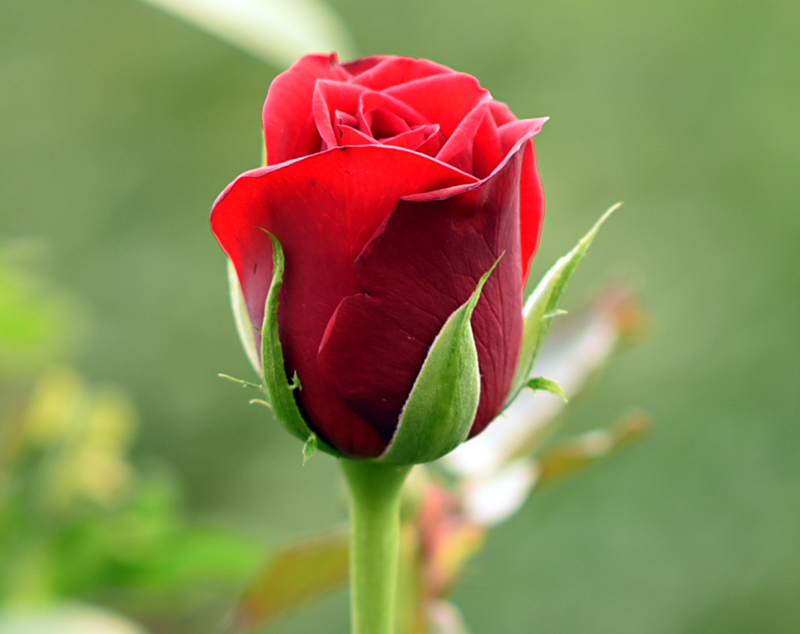
#> input picture Affine Transformation/1.jpg, 800 x 634 px
$ python 'Affine Transformation.py'
#> lines starting #> are read from the running program, lines starting #| are printed output that depends on the picture
from __future__ import print_function
import cv2 as cv
import numpy as np
import argparse


img = cv.imread('1.jpg',0)
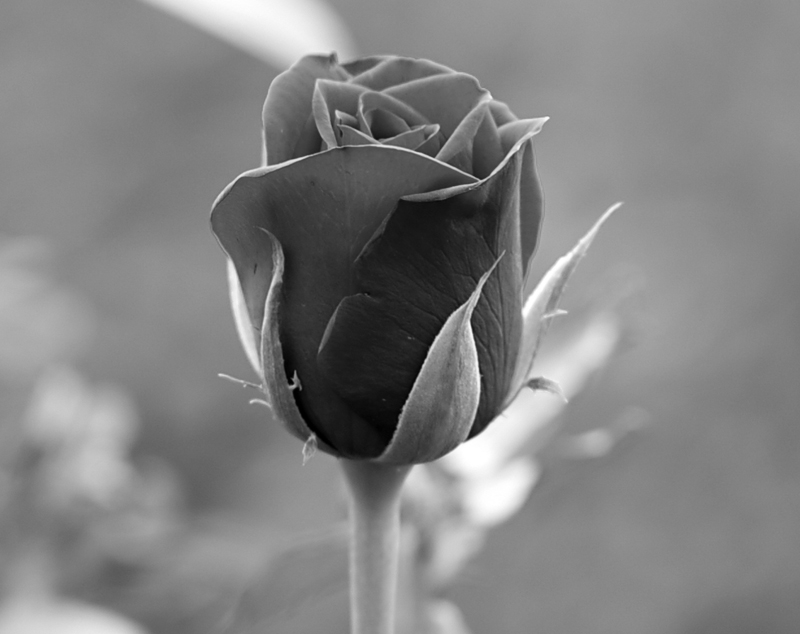
#> img: shape (634, 800); min 0, max 255, mean 130.2

rows = len(img)
#> rows = 634
cols = len(img[0])
#> cols = 800

array1 = np.float32([[0,0], [cols-1,0], [0,rows-1]])
#> array1 = [[0, 0], [799, 0], [0, 633]]
array2 = np.float32([[cols-1,0], [0,0], [cols-1,rows-1]])
#> array2 = [[799, 0], [0, 0], [799, 633]]


warp_mat = cv.getAffineTransform(array1, array2)
#> warp_mat = [[-1, 0, 799], [0, 1, 0]]
warp_dst = cv.warpAffine(img, warp_mat, (img.shape[1], img.shape[0]))
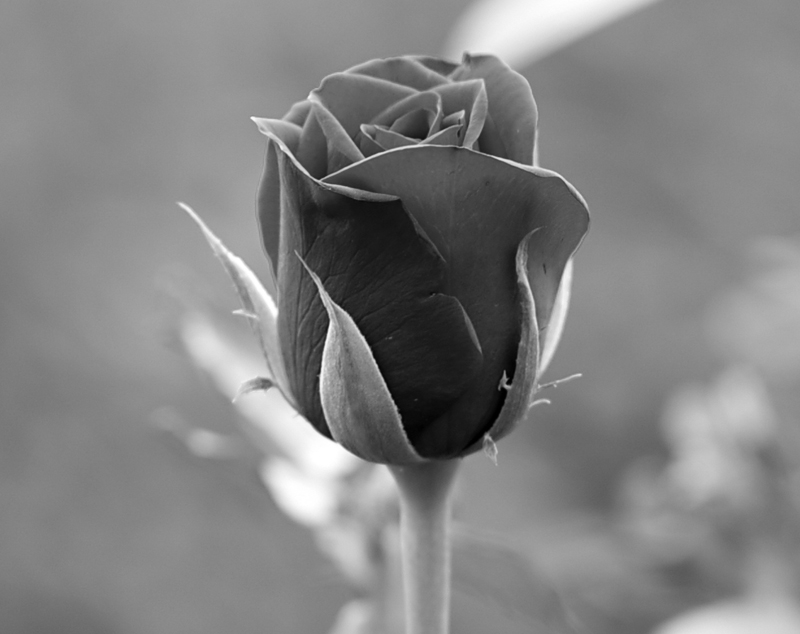
#> warp_dst: shape (634, 800); min 0, max 255, mean 130.2

while True:
#> (the run stopped early here; a loop or call above may not have finished)
